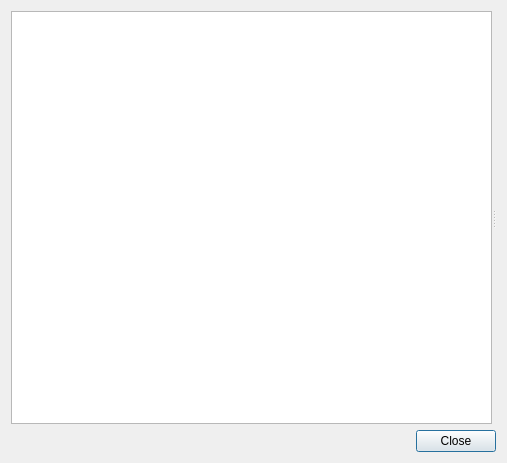
<?xml version="1.0" encoding="UTF-8"?>
<ui version="4.0">
 <class>TuflowViewerOptions</class>
 <widget class="QDialog" name="TuflowViewerOptions">
  <property name="geometry">
   <rect>
    <x>0</x>
    <y>0</y>
    <width>507</width>
    <height>463</height>
   </rect>
  </property>
  <property name="windowTitle">
   <string>TUFLOW Viewer Settings</string>
  </property>
  <layout class="QVBoxLayout" name="layout">
   <item>
    <widget class="QSplitter" name="splitter">
     <property name="orientation">
      <enum>Qt::Horizontal</enum>
     </property>
     <widget class="QWidget" name="verticalLayoutWidget">
      <layout class="QVBoxLayout" name="contents_layout">
       <item>
        <widget class="QTreeView" name="options_tree_view">
         <property name="minimumSize">
          <size>
           <width>58</width>
           <height>0</height>
          </size>
         </property>
         <property name="maximumSize">
          <size>
           <width>16777215</width>
           <height>16777215</height>
          </size>
         </property>
         <property name="horizontalScrollBarPolicy">
          <enum>Qt::ScrollBarAlwaysOff</enum>
         </property>
         <property name="editTriggers">
          <set>QAbstractItemView::NoEditTriggers</set>
         </property>
         <property name="iconSize">
          <size>
           <width>32</width>
           <height>32</height>
          </size>
         </property>
         <property name="textElideMode">
          <enum>Qt::ElideNone</enum>
         </property>
        </widget>
       </item>
      </layout>
     </widget>
     <widget class="QWidget" name="verticalLayoutWidget_2">
      <layout class="QVBoxLayout" name="page_layout"/>
     </widget>
    </widget>
   </item>
   <item>
    <widget class="QDialogButtonBox" name="button_box">
     <property name="orientation">
      <enum>Qt::Horizontal</enum>
     </property>
     <property name="standardButtons">
      <set>QDialogButtonBox::Close</set>
     </property>
    </widget>
   </item>
  </layout>
 </widget>
 <resources/>
 <connections>
  <connection>
   <sender>button_box</sender>
   <signal>rejected()</signal>
   <receiver>TuflowViewerOptions</receiver>
   <slot>reject()</slot>
   <hints>
    <hint type="sourcelabel">
     <x>316</x>
     <y>260</y>
    </hint>
    <hint type="destinationlabel">
     <x>286</x>
     <y>274</y>
    </hint>
   </hints>
  </connection>
  <connection>
   <sender>button_box</sender>
   <signal>accepted()</signal>
   <receiver>TuflowViewerOptions</receiver>
   <slot>accept()</slot>
   <hints>
    <hint type="sourcelabel">
     <x>248</x>
     <y>254</y>
    </hint>
    <hint type="destinationlabel">
     <x>157</x>
     <y>274</y>
    </hint>
   </hints>
  </connection>
 </connections>
</ui>
